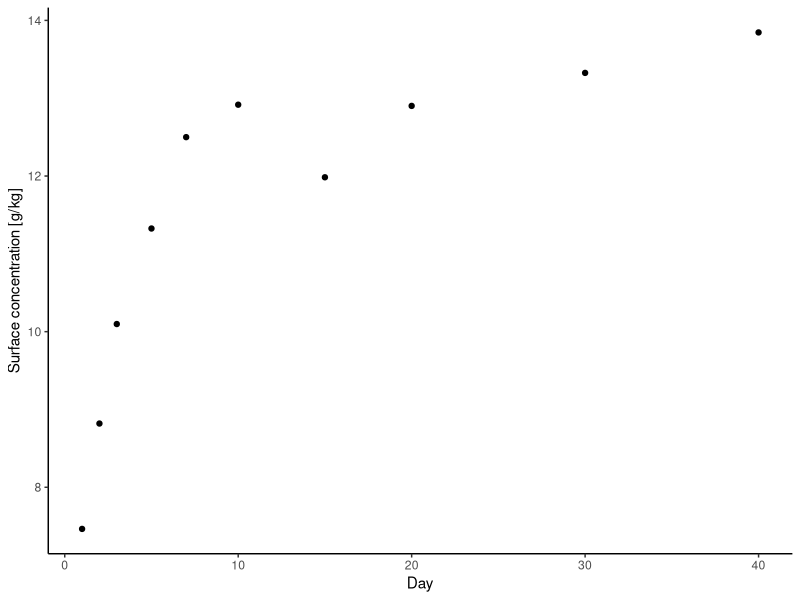
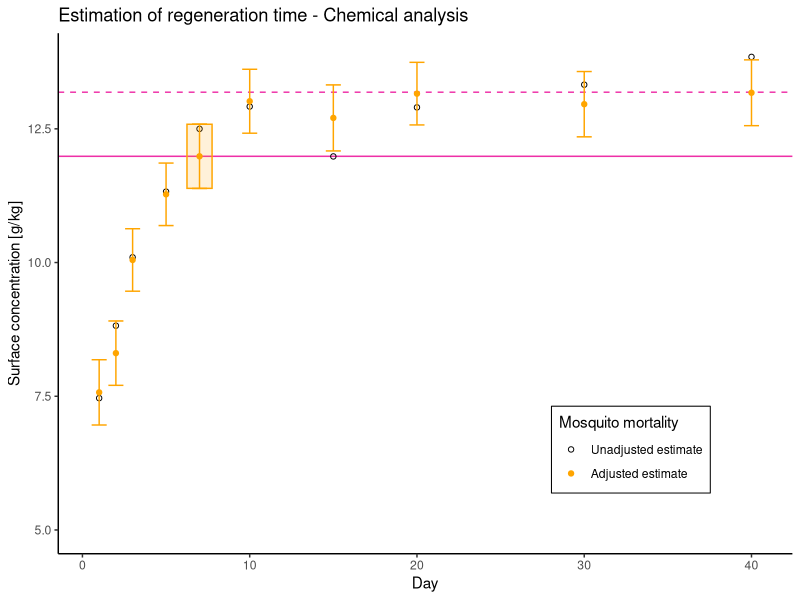

These charts were generated, in order, by the following R code:
library(ggplot2)
library(lme4)
library(readxl)
library(emmeans)

#We need a dataset to look at. I have uploaded 12 simulated datasets for users
# to practise with. You can replace these with your own data, but ensure that the 
# variable names are consistent with the simulated datasets.

dat1 <-  readxl::read_xlsx('Regeneration_Time/twelve_datasets_chem.xlsx', sheet = 'sim1')
str(dat1)

#For plotting, it is more useful to have 'day' as a numeric variable
# For the GLM, it needs to be a factor variable. So we make a 2nd version
dat1$day <- as.numeric(dat1$day) # numeric 'day'
dat1$day_f <- as.factor(dat1$day) # factor variable for 'day'

#what study days do we have?
days <- unique(dat1$day)

#function to obtain (unadjusted) average concentration measured on each day in the dataset
av_chem <- function(data = df, days_v = days){
  av_ch <- rep(0,length(days_v))

  for(i in 1:length(days_v)){
    av_ch[i] <- mean(data[data$day==days_v[i],]$conc)
  }
  dfm <- data.frame('day' = days_v, 'av_ch' = av_ch)
  return(dfm)
}
mc <- av_chem(data = dat1)
#Then can plot
ggplot(mc) + geom_point(aes(x = day, y = av_ch)) + theme_classic() + 
  ylab('Surface concentration [g/kg]') + xlab('Day')

#Now fit linear model to data, with fixed-effects for day (as a factor variable) & batch
fitC <- lm(conc ~ day_f + batch, data = dat1)
summary(fitC)
rc <- emmeans(fitC, "day_f")
pred_c <- as.data.frame(rc)
#Add a numeric variable for day to this data frame (careful converting from a factor!)
pred_c$day <- as.numeric(as.character(pred_c$day_f))

#this variable gives the predicted chemical concentrations
mc2 <- pred_c$emmean

# Now we loop over the model-estimated chemical concentrations, and select the first one
# that fits the criteria for being the regeneration time (no later concentration estimate
# more than 10% higher)
ld <- length(mc2) - 1
count <- 0
rt <- 0
for(j in 1:ld){
  bb <- all(mc2[j]*1.1 > mc2[(j+1):(ld+1)])
  if(bb==T){
    print(paste0('Regeneration time is: ', days[j]))
    rt <- j
    rt_c <- days[j]
    count <- 1
    break # end for loop
  }
  if(j==ld & count==0){
    print('Routine has identified the regeneration time as being the final measured value. Inspect data, to check this makes sense')
    rt <- j
    rt_c <- days[j]
  }
}

# Plot: model-adjusted chemical conc; unadjusted concentrations; and identify the RT via our method
# Open black circles: unadjusted concentration estimates
# Closed orange circles: model-adjusted mortality estimates (with 95% CIs)
# Solid pink horizontal line: model-adjusted estimate of mortality at the time point we establish as the R.T.
# Dashed pink horizontal line: concentration 10% higher than measured at the established R.T.
# The orange box indicates the estimated R.T. 

ggplot() + geom_hline(yintercept = c(mc2[rt],mc2[rt]*1.1), color = 'maroon2',
                        linetype = c('solid','dashed')) + 
  geom_point(data = mc, aes(x = day, y = av_ch, color = 'a'), shape = 1) +
  geom_point(data = pred_c, aes(x = day, y = emmean, color = 'b')) + 
  theme_classic() + ylim(c(0.66*min(mc2),NA)) + 
  geom_errorbar(data = pred_c, aes(x = day, ymin = lower.CL, ymax = upper.CL), color = 'orange') + 
  scale_color_manual(values = c('black','orange'), 
                       labels = c('Unadjusted estimate','Adjusted estimate'),
                       name = 'Mosquito mortality') + 
    theme(legend.position = c(0.78,0.2), legend.background = element_blank(),
            legend.box.background = element_rect(colour = "black")) + 
  annotate('rect', xmin = days[rt] - 0.75, xmax = days[rt] + 0.75,
           ymin = mc2[rt]*0.95, ymax = mc2[rt]*1.05,
           color = 'orange', fill = 'orange', alpha = .15) +
  ylab('Surface concentration [g/kg]') + xlab('Day') + 
  ggtitle('Estimation of regeneration time - Chemical analysis')
